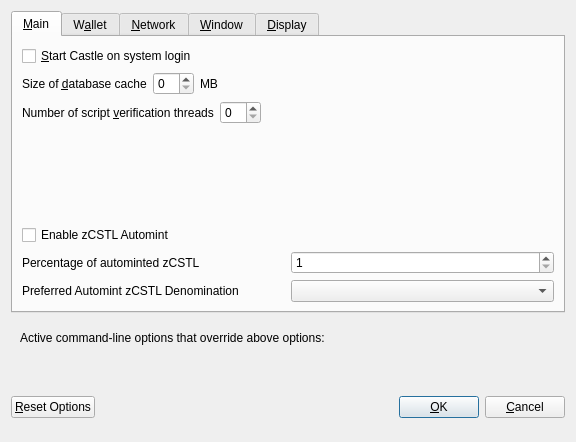
<?xml version="1.0" encoding="UTF-8"?>
<ui version="4.0">
 <class>OptionsDialog</class>
 <widget class="QDialog" name="OptionsDialog">
  <property name="geometry">
   <rect>
    <x>0</x>
    <y>0</y>
    <width>576</width>
    <height>442</height>
   </rect>
  </property>
  <property name="windowTitle">
   <string>Options</string>
  </property>
  <property name="modal">
   <bool>true</bool>
  </property>
  <layout class="QVBoxLayout" name="verticalLayout">
   <item>
    <widget class="QTabWidget" name="tabWidget">
     <property name="currentIndex">
      <number>0</number>
     </property>
     <widget class="QWidget" name="tabMain">
      <attribute name="title">
       <string>&amp;Main</string>
      </attribute>
      <layout class="QVBoxLayout" name="verticalLayout_Main">
       <item>
        <widget class="QCheckBox" name="bitcoinAtStartup">
         <property name="toolTip">
          <string>Automatically start Castle after logging in to the system.</string>
         </property>
         <property name="text">
          <string>&amp;Start Castle on system login</string>
         </property>
        </widget>
       </item>
       <item>
        <layout class="QHBoxLayout" name="horizontalLayout_2_Main">
         <item>
          <widget class="QLabel" name="databaseCacheLabel">
           <property name="text">
            <string>Size of &amp;database cache</string>
           </property>
           <property name="textFormat">
            <enum>Qt::PlainText</enum>
           </property>
           <property name="buddy">
            <cstring>databaseCache</cstring>
           </property>
          </widget>
         </item>
         <item>
          <widget class="QSpinBox" name="databaseCache"/>
         </item>
         <item>
          <widget class="QLabel" name="databaseCacheUnitLabel">
           <property name="text">
            <string>MB</string>
           </property>
           <property name="textFormat">
            <enum>Qt::PlainText</enum>
           </property>
          </widget>
         </item>
         <item>
          <spacer name="horizontalSpacer_2_Main">
           <property name="orientation">
            <enum>Qt::Horizontal</enum>
           </property>
           <property name="sizeHint" stdset="0">
            <size>
             <width>40</width>
             <height>20</height>
            </size>
           </property>
          </spacer>
         </item>
        </layout>
       </item>
       <item>
        <layout class="QHBoxLayout" name="horizontalLayout_3_Main">
         <item>
          <widget class="QLabel" name="threadsScriptVerifLabel">
           <property name="text">
            <string>Number of script &amp;verification threads</string>
           </property>
           <property name="textFormat">
            <enum>Qt::PlainText</enum>
           </property>
           <property name="buddy">
            <cstring>threadsScriptVerif</cstring>
           </property>
          </widget>
         </item>
         <item>
          <widget class="QSpinBox" name="threadsScriptVerif">
           <property name="toolTip">
            <string>(0 = auto, &lt;0 = leave that many cores free)</string>
           </property>
          </widget>
         </item>
         <item>
          <spacer name="horizontalSpacer_3_Main">
           <property name="orientation">
            <enum>Qt::Horizontal</enum>
           </property>
           <property name="sizeHint" stdset="0">
            <size>
             <width>40</width>
             <height>20</height>
            </size>
           </property>
          </spacer>
         </item>
        </layout>
       </item>
       <item>
        <spacer name="verticalSpacer_2">
         <property name="orientation">
          <enum>Qt::Vertical</enum>
         </property>
         <property name="sizeHint" stdset="0">
          <size>
           <width>20</width>
           <height>40</height>
          </size>
         </property>
        </spacer>
       </item>
       <item>
        <widget class="QCheckBox" name="checkBoxZeromintEnable">
         <property name="toolTip">
          <string>Enable automatic minting of CSTL units to zCSTL</string>
         </property>
         <property name="layoutDirection">
          <enum>Qt::LeftToRight</enum>
         </property>
         <property name="text">
          <string>Enable zCSTL Automint</string>
         </property>
        </widget>
       </item>
       <item>
        <layout class="QHBoxLayout" name="horizontalLayout_3">
         <item>
          <widget class="QLabel" name="percentage_label">
           <property name="toolTip">
            <string>Percentage of incoming CSTL which get automatically converted to zCSTL via Zerocoin Protocol (min: 10%)</string>
           </property>
           <property name="text">
            <string>Percentage of autominted zCSTL</string>
           </property>
          </widget>
         </item>
         <item>
          <widget class="QSpinBox" name="zeromintPercentage">
           <property name="minimum">
            <number>1</number>
           </property>
           <property name="maximum">
            <number>100</number>
           </property>
          </widget>
         </item>
        </layout>
       </item>
       <item>
        <layout class="QHBoxLayout" name="horizontalLayout" stretch="0,0">
         <property name="sizeConstraint">
          <enum>QLayout::SetFixedSize</enum>
         </property>
         <item>
          <widget class="QLabel" name="labelPreferredDenom">
           <property name="maximumSize">
            <size>
             <width>16777215</width>
             <height>16777215</height>
            </size>
           </property>
           <property name="toolTip">
            <string>Wait with automatic conversion to Zerocoin until enough CSTL for this denomination is available</string>
           </property>
           <property name="text">
            <string>Preferred Automint zCSTL Denomination</string>
           </property>
          </widget>
         </item>
         <item>
          <widget class="QComboBox" name="preferredDenom">
           <property name="maximumSize">
            <size>
             <width>16777215</width>
             <height>27</height>
            </size>
           </property>
           <property name="toolTip">
            <string>Wait with automatic conversion to Zerocoin until enough CSTL for this denomination is available</string>
           </property>
           <property name="maxVisibleItems">
            <number>9</number>
           </property>
           <property name="maxCount">
            <number>9</number>
           </property>
          </widget>
         </item>
        </layout>
       </item>
      </layout>
     </widget>
     <widget class="QWidget" name="tabWallet">
      <attribute name="title">
       <string>W&amp;allet</string>
      </attribute>
      <layout class="QVBoxLayout" name="verticalLayout_Wallet">
       <item>
        <layout class="QHBoxLayout" name="horizontalLayout_2_Wallet">
         <item>
          <widget class="QLabel" name="labelStakeSplitThresholdText">
           <property name="text">
            <string>Stake split threshold:</string>
           </property>
          </widget>
         </item>
         <item>
          <widget class="QSpinBox" name="spinBoxStakeSplitThreshold">
           <property name="minimum">
            <number>1</number>
           </property>
           <property name="maximum">
            <number>999999</number>
           </property>
          </widget>
         </item>
        </layout>
       </item>
       <item>
        <widget class="QGroupBox" name="groupBox">
         <property name="title">
          <string>Expert</string>
         </property>
         <layout class="QVBoxLayout" name="verticalLayout_2">
          <item>
           <widget class="QCheckBox" name="coinControlFeatures">
            <property name="toolTip">
             <string>Whether to show coin control features or not.</string>
            </property>
            <property name="text">
             <string>Enable coin &amp;control features</string>
            </property>
           </widget>
          </item>
          <item>
           <widget class="QCheckBox" name="showMasternodesTab">
            <property name="toolTip">
             <string>Show additional tab listing all your masternodes in first sub-tab&lt;br/&gt;and all masternodes on the network in second sub-tab.</string>
            </property>
            <property name="text">
             <string>Show Masternodes Tab</string>
            </property>
           </widget>
          </item>
          <item>
           <widget class="QCheckBox" name="spendZeroConfChange">
            <property name="toolTip">
             <string>If you disable the spending of unconfirmed change, the change from a transaction&lt;br/&gt;cannot be used until that transaction has at least one confirmation.&lt;br/&gt;This also affects how your balance is computed.</string>
            </property>
            <property name="text">
             <string>&amp;Spend unconfirmed change</string>
            </property>
           </widget>
          </item>
         </layout>
        </widget>
       </item>
       <item>
        <spacer name="verticalSpacer_Wallet">
         <property name="orientation">
          <enum>Qt::Vertical</enum>
         </property>
         <property name="sizeHint" stdset="0">
          <size>
           <width>20</width>
           <height>40</height>
          </size>
         </property>
        </spacer>
       </item>
      </layout>
     </widget>
     <widget class="QWidget" name="tabNetwork">
      <attribute name="title">
       <string>&amp;Network</string>
      </attribute>
      <layout class="QVBoxLayout" name="verticalLayout_Network">
       <item>
        <widget class="QCheckBox" name="mapPortUpnp">
         <property name="toolTip">
          <string>Automatically open the Castle client port on the router. This only works when your router supports UPnP and it is enabled.</string>
         </property>
         <property name="text">
          <string>Map port using &amp;UPnP</string>
         </property>
        </widget>
       </item>
       <item>
        <widget class="QCheckBox" name="allowIncoming">
         <property name="toolTip">
          <string>Accept connections from outside</string>
         </property>
         <property name="text">
          <string>Allow incoming connections</string>
         </property>
        </widget>
       </item>
       <item>
        <widget class="QCheckBox" name="connectSocks">
         <property name="toolTip">
          <string>Connect to the Castle network through a SOCKS5 proxy.</string>
         </property>
         <property name="text">
          <string>&amp;Connect through SOCKS5 proxy (default proxy):</string>
         </property>
        </widget>
       </item>
       <item>
        <layout class="QHBoxLayout" name="horizontalLayout_1_Network">
         <item>
          <widget class="QLabel" name="proxyIpLabel">
           <property name="text">
            <string>Proxy &amp;IP:</string>
           </property>
           <property name="textFormat">
            <enum>Qt::PlainText</enum>
           </property>
           <property name="buddy">
            <cstring>proxyIp</cstring>
           </property>
          </widget>
         </item>
         <item>
          <widget class="QValidatedLineEdit" name="proxyIp">
           <property name="minimumSize">
            <size>
             <width>140</width>
             <height>0</height>
            </size>
           </property>
           <property name="maximumSize">
            <size>
             <width>140</width>
             <height>16777215</height>
            </size>
           </property>
           <property name="toolTip">
            <string>IP address of the proxy (e.g. IPv4: 127.0.0.1 / IPv6: ::1)</string>
           </property>
          </widget>
         </item>
         <item>
          <widget class="QLabel" name="proxyPortLabel">
           <property name="text">
            <string>&amp;Port:</string>
           </property>
           <property name="textFormat">
            <enum>Qt::PlainText</enum>
           </property>
           <property name="buddy">
            <cstring>proxyPort</cstring>
           </property>
          </widget>
         </item>
         <item>
          <widget class="QLineEdit" name="proxyPort">
           <property name="minimumSize">
            <size>
             <width>55</width>
             <height>0</height>
            </size>
           </property>
           <property name="maximumSize">
            <size>
             <width>55</width>
             <height>16777215</height>
            </size>
           </property>
           <property name="toolTip">
            <string>Port of the proxy (e.g. 9050)</string>
           </property>
          </widget>
         </item>
         <item>
          <spacer name="horizontalSpacer_1_Network">
           <property name="orientation">
            <enum>Qt::Horizontal</enum>
           </property>
           <property name="sizeHint" stdset="0">
            <size>
             <width>40</width>
             <height>20</height>
            </size>
           </property>
          </spacer>
         </item>
        </layout>
       </item>
       <item>
        <spacer name="verticalSpacer_Network">
         <property name="orientation">
          <enum>Qt::Vertical</enum>
         </property>
         <property name="sizeHint" stdset="0">
          <size>
           <width>20</width>
           <height>40</height>
          </size>
         </property>
        </spacer>
       </item>
      </layout>
     </widget>
     <widget class="QWidget" name="tabWindow">
      <attribute name="title">
       <string>&amp;Window</string>
      </attribute>
      <layout class="QVBoxLayout" name="verticalLayout_Window">
       <item>
        <widget class="QCheckBox" name="minimizeToTray">
         <property name="toolTip">
          <string>Show only a tray icon after minimizing the window.</string>
         </property>
         <property name="text">
          <string>&amp;Minimize to the tray instead of the taskbar</string>
         </property>
        </widget>
       </item>
       <item>
        <widget class="QCheckBox" name="minimizeOnClose">
         <property name="toolTip">
          <string>Minimize instead of exit the application when the window is closed. When this option is enabled, the application will be closed only after selecting Quit in the menu.</string>
         </property>
         <property name="text">
          <string>M&amp;inimize on close</string>
         </property>
        </widget>
       </item>
       <item>
        <spacer name="verticalSpacer_Window">
         <property name="orientation">
          <enum>Qt::Vertical</enum>
         </property>
         <property name="sizeHint" stdset="0">
          <size>
           <width>20</width>
           <height>40</height>
          </size>
         </property>
        </spacer>
       </item>
      </layout>
     </widget>
     <widget class="QWidget" name="tabDisplay">
      <attribute name="title">
       <string>&amp;Display</string>
      </attribute>
      <layout class="QVBoxLayout" name="verticalLayout_Display">
       <item>
        <layout class="QHBoxLayout" name="horizontalLayout_1_Display">
         <item>
          <widget class="QLabel" name="langLabel">
           <property name="text">
            <string>User Interface &amp;language:</string>
           </property>
           <property name="textFormat">
            <enum>Qt::PlainText</enum>
           </property>
           <property name="buddy">
            <cstring>lang</cstring>
           </property>
          </widget>
         </item>
         <item>
          <widget class="QValueComboBox" name="lang">
           <property name="toolTip">
            <string>The user interface language can be set here. This setting will take effect after restarting Castle.</string>
           </property>
          </widget>
         </item>
        </layout>
       </item>
       <item>
        <widget class="QLabel" name="label_3">
         <property name="toolTip">
          <string notr="true"/>
         </property>
         <property name="statusTip">
          <string notr="true"/>
         </property>
         <property name="whatsThis">
          <string notr="true"/>
         </property>
         <property name="accessibleName">
          <string notr="true"/>
         </property>
         <property name="text">
          <string>Language missing or translation incomplete? Help contributing translations here:
https://www.transifex.com/castle/castle-translations</string>
         </property>
         <property name="wordWrap">
          <bool>true</bool>
         </property>
         <property name="openExternalLinks">
          <bool>true</bool>
         </property>
         <property name="textInteractionFlags">
          <set>Qt::TextBrowserInteraction</set>
         </property>
        </widget>
       </item>
       <item>
        <layout class="QHBoxLayout" name="horizontalLayout_4_Display" stretch="0,0">
         <item>
          <widget class="QLabel" name="themeLabel">
           <property name="text">
            <string>User Interface Theme:</string>
           </property>
          </widget>
         </item>
         <item>
          <widget class="QValueComboBox" name="theme"/>
         </item>
        </layout>
       </item>
       <item>
        <widget class="Line" name="line">
         <property name="orientation">
          <enum>Qt::Horizontal</enum>
         </property>
        </widget>
       </item>
       <item>
        <layout class="QHBoxLayout" name="horizontalLayout_2_Display">
         <item>
          <widget class="QLabel" name="unitLabel">
           <property name="text">
            <string>&amp;Unit to show amounts in:</string>
           </property>
           <property name="textFormat">
            <enum>Qt::PlainText</enum>
           </property>
           <property name="buddy">
            <cstring>unit</cstring>
           </property>
          </widget>
         </item>
         <item>
          <widget class="QValueComboBox" name="unit">
           <property name="toolTip">
            <string>Choose the default subdivision unit to show in the interface and when sending coins.</string>
           </property>
          </widget>
         </item>
        </layout>
       </item>
       <item>
        <layout class="QHBoxLayout" name="horizontalLayout_5_Display">
         <item>
          <widget class="QLabel" name="digitsLabel">
           <property name="text">
            <string>Decimal digits</string>
           </property>
          </widget>
         </item>
         <item>
          <widget class="QValueComboBox" name="digits"/>
         </item>
        </layout>
       </item>
       <item>
        <widget class="QCheckBox" name="checkBoxHideZeroBalances">
         <property name="toolTip">
          <string>Hide empty balances</string>
         </property>
         <property name="layoutDirection">
          <enum>Qt::LeftToRight</enum>
         </property>
         <property name="text">
          <string>Hide empty balances</string>
         </property>
        </widget>
       </item>
       <item>
        <layout class="QHBoxLayout" name="horizontalLayout_3_Display">
         <item>
          <widget class="QLabel" name="thirdPartyTxUrlsLabel">
           <property name="toolTip">
            <string>Third party URLs (e.g. a block explorer) that appear in the transactions tab as context menu items. %s in the URL is replaced by transaction hash. Multiple URLs are separated by vertical bar |.</string>
           </property>
           <property name="text">
            <string>Third party transaction URLs</string>
           </property>
           <property name="buddy">
            <cstring>thirdPartyTxUrls</cstring>
           </property>
          </widget>
         </item>
         <item>
          <widget class="QLineEdit" name="thirdPartyTxUrls">
           <property name="toolTip">
            <string>Third party URLs (e.g. a block explorer) that appear in the transactions tab as context menu items. %s in the URL is replaced by transaction hash. Multiple URLs are separated by vertical bar |.</string>
           </property>
          </widget>
         </item>
        </layout>
       </item>
       <item>
        <spacer name="verticalSpacer">
         <property name="orientation">
          <enum>Qt::Vertical</enum>
         </property>
         <property name="sizeHint" stdset="0">
          <size>
           <width>20</width>
           <height>40</height>
          </size>
         </property>
        </spacer>
       </item>
      </layout>
     </widget>
    </widget>
   </item>
   <item>
    <widget class="QFrame" name="frame">
     <layout class="QVBoxLayout" name="verticalLayout_Bottom">
      <item>
       <layout class="QHBoxLayout" name="horizontalLayout_Bottom">
        <item>
         <widget class="QLabel" name="overriddenByCommandLineInfoLabel">
          <property name="text">
           <string>Active command-line options that override above options:</string>
          </property>
          <property name="textFormat">
           <enum>Qt::PlainText</enum>
          </property>
         </widget>
        </item>
        <item>
         <spacer name="horizontalSpacer_Bottom">
          <property name="orientation">
           <enum>Qt::Horizontal</enum>
          </property>
          <property name="sizeHint" stdset="0">
           <size>
            <width>40</width>
            <height>20</height>
           </size>
          </property>
         </spacer>
        </item>
       </layout>
      </item>
      <item>
       <widget class="QLabel" name="overriddenByCommandLineLabel">
        <property name="text">
         <string/>
        </property>
        <property name="textFormat">
         <enum>Qt::PlainText</enum>
        </property>
        <property name="wordWrap">
         <bool>true</bool>
        </property>
       </widget>
      </item>
     </layout>
    </widget>
   </item>
   <item>
    <layout class="QHBoxLayout" name="horizontalLayout_Buttons">
     <item>
      <widget class="QPushButton" name="resetButton">
       <property name="toolTip">
        <string>Reset all client options to default.</string>
       </property>
       <property name="text">
        <string>&amp;Reset Options</string>
       </property>
       <property name="autoDefault">
        <bool>false</bool>
       </property>
      </widget>
     </item>
     <item>
      <spacer name="horizontalSpacer_1">
       <property name="orientation">
        <enum>Qt::Horizontal</enum>
       </property>
       <property name="sizeHint" stdset="0">
        <size>
         <width>40</width>
         <height>48</height>
        </size>
       </property>
      </spacer>
     </item>
     <item>
      <widget class="QLabel" name="statusLabel">
       <property name="minimumSize">
        <size>
         <width>200</width>
         <height>0</height>
        </size>
       </property>
       <property name="font">
        <font>
         <weight>75</weight>
         <bold>true</bold>
        </font>
       </property>
       <property name="text">
        <string/>
       </property>
       <property name="textFormat">
        <enum>Qt::PlainText</enum>
       </property>
       <property name="wordWrap">
        <bool>true</bool>
       </property>
      </widget>
     </item>
     <item>
      <spacer name="horizontalSpacer_2">
       <property name="orientation">
        <enum>Qt::Horizontal</enum>
       </property>
       <property name="sizeHint" stdset="0">
        <size>
         <width>40</width>
         <height>48</height>
        </size>
       </property>
      </spacer>
     </item>
     <item>
      <widget class="QPushButton" name="okButton">
       <property name="text">
        <string>&amp;OK</string>
       </property>
       <property name="autoDefault">
        <bool>false</bool>
       </property>
       <property name="default">
        <bool>true</bool>
       </property>
      </widget>
     </item>
     <item>
      <widget class="QPushButton" name="cancelButton">
       <property name="text">
        <string>&amp;Cancel</string>
       </property>
       <property name="autoDefault">
        <bool>false</bool>
       </property>
      </widget>
     </item>
    </layout>
   </item>
  </layout>
 </widget>
 <customwidgets>
  <customwidget>
   <class>QValidatedLineEdit</class>
   <extends>QLineEdit</extends>
   <header>qvalidatedlineedit.h</header>
  </customwidget>
  <customwidget>
   <class>QValueComboBox</class>
   <extends>QComboBox</extends>
   <header>qvaluecombobox.h</header>
  </customwidget>
 </customwidgets>
 <resources/>
 <connections/>
</ui>
